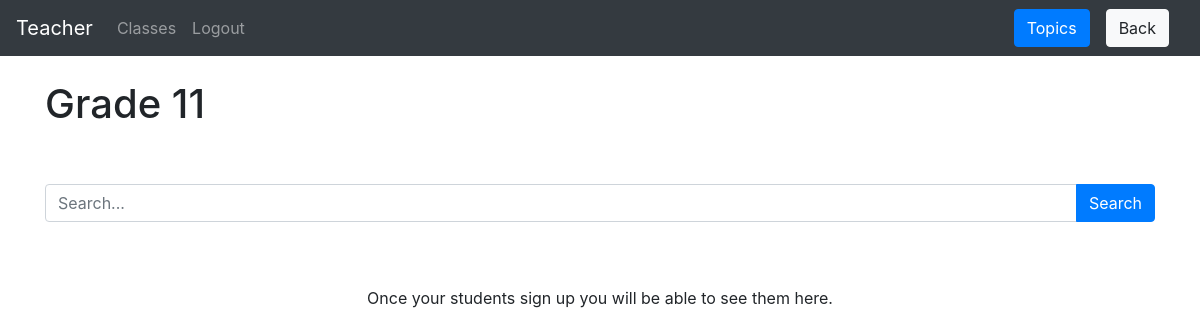
Before: /teacher/group-detail/3 (signed in) with the older database file.
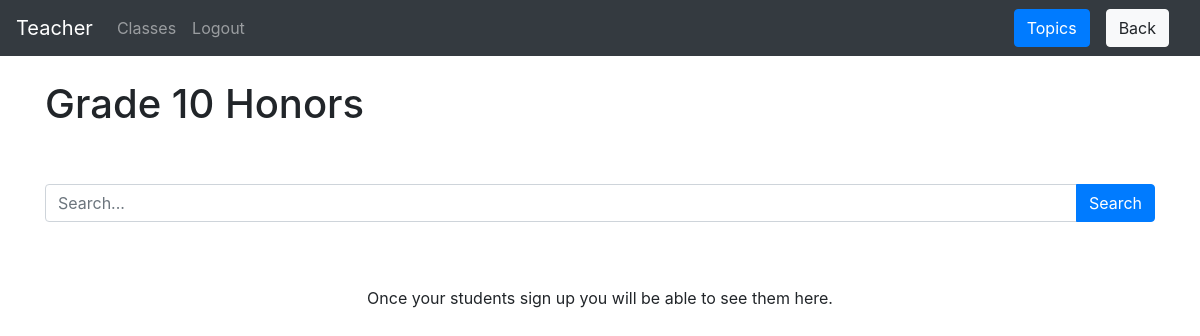
After: the same page with the newer database file.
### website/models.py (models this page shows)
class Group(db.Model):
    id = db.Column(db.Integer, primary_key=True)
    name = db.Column(db.String(150))
    teacher_id = db.Column(db.Integer, db.ForeignKey('teacher.id'))
    student_ids = db.relationship('Student')
    topic_ids = db.relationship('Topic')

### website/teacher/teacher_views.py (the view)
@views.route('/group-detail/<group_id>', methods=['GET', 'POST'])
@login_required
def group_detail(group_id):
    if request.method == 'POST' and request.form.get('button').split(':')[0] == 'more':# type: ignore
        return redirect(url_for('teacher_views.student_overview', student_id=request.form.get('button').split(':')[1]))# type: ignore
    if request.method == 'POST' and request.form.get('button').split(':')[0] == 'topi':# type: ignore
        return redirect(url_for('teacher_views.topics', group_id=request.form['button'].split(':')[1]))
    else:
        group = Group.query.filter_by(id=group_id).first()
        students = []
        condition = ""
        if request.method == 'POST':
            condition = request.form['search']
        for student in group.student_ids:
            name = student.user.first_name
            if condition.lower() in name.lower():
                students.append(student)
        return render_template("teacher/group_detail.html", user=current_user, group=group, students=students)

### website/templates/teacher/group_detail.html
{% extends "base.html" %} {% block title %}Classes{% endblock %}
{% block extra_header %}<form method="POST"><button name="button" class="btn btn-primary" value="topi:{{ group.id }}">Topics</button></form>
<a href="{{url_for('teacher_views.groups', index=0)}}">
  <button class="btn btn-light ml-3" type="button" name="button">Back</button>
</a>
{% endblock %}
{% block content %}
<br>
<h1>{{ group.name }}</h1>
<br>
<form method='POST'>
<br>
<div class="input-group mb-3">
  <input name="search" type="text" class="form-control" placeholder="Search..." aria-label="Username" aria-describedby="basic-addon1">
  <div class="input-group-append">
    <button class="btn btn-primary" value="sear:ch" name="button">Search</button>
  </div>
</div>
<br>
<br>
<div style="display:flex; flex-direction: row; justify-content: center; align-items: center">
  {% if group.student_ids: %}
  <ul class="list-group list-group-flush">
    <li class="list-group-item">
      <div class="p-2">
        <div class="d-flex justify-content-end">
          {% for topic in group.topic_ids %}
          {% if topic.active %}
            <div class="d-flex p-2" ><p style="writing-mode: tb-rl">{{ topic.name }}</p></div>
            {% endif%}
          {% endfor %}
        </div>
    </li>
    {% for student in students %}
    <li class="list-group-item">
        <div class="p-2">
          <div class="d-flex justify-content-center">
            <div class="d-flex justify-content-between">
              <div class="p-2" style="width: 200px">{{ student.user.first_name | truncate(22) }}</div>
                <form method='POST'>
                  <div class="p-2">
                    <button type="submit" name="button" class="btn btn-primary" value="more:{{ student.id }}">More</button>
                  </div>
                </form>
              <div style="width:20px"></div>
            </div>
              {% for data in student.data_ids %}
              {% for topic in group.topic_ids %}
              {% if data.topic_id == topic.id and topic.active%}
          <div class="d-flex p-2" style="width: 72px; background-color: hsl({{ data.correct*115/data.completed}}, 73%, 83%); border:1px solid black">{{ '%0.1f'| format(data.correct*100/data.completed) }}%</div>
              {% endif %}
              {% endfor %}
              {% endfor %}
        </div>
    </li>
  {% endfor %}
  </ul>
  {% else %}
  <p>Once your students sign up you will be able to see them here.</p>
  {% endif %}
</div>
{% endblock %}

Changed rows visible on the page:
changed Group: name "Grade 11" → "Grade 10 Honors"
